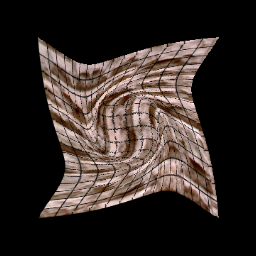

The script that drew this image:
#!/usr/bin/env python

# Demonstrate 2D image warping with nearest neighbor interpolation using
# vtkThinPlateSplineTransform, vtkTransformToGrid, and vtkGridTransform.

# Factory overrides
import vtkmodules.vtkInteractionStyle  # noqa: F401
import vtkmodules.vtkRenderingFreeType  # noqa: F401
import vtkmodules.vtkRenderingOpenGL2  # noqa: F401

import os

from vtkmodules.vtkCommonCore import (
    vtkLookupTable,
    vtkPoints,
)
from vtkmodules.vtkCommonTransforms import vtkThinPlateSplineTransform
from vtkmodules.vtkFiltersHybrid import (
    vtkGridTransform,
    vtkTransformToGrid,
)
from vtkmodules.vtkIOImage import vtkBMPReader
from vtkmodules.vtkImagingCore import (
    vtkImageBlend,
    vtkImageMapToColors,
    vtkImageReslice,
)
from vtkmodules.vtkImagingSources import vtkImageGridSource
from vtkmodules.vtkInteractionStyle import vtkInteractorStyleImage
from vtkmodules.vtkRenderingCore import (
    vtkRenderWindow,
    vtkRenderWindowInteractor,
    vtkRenderer,
)
from vtkmodules.vtkRenderingCore import vtkImageSlice, vtkImageSliceMapper

data_dir = os.environ.get("VPE_DATA_DIR", os.path.dirname(os.path.abspath(__file__)))

# Create a grid image
image_grid = vtkImageGridSource()
image_grid.SetGridSpacing(16, 16, 0)
image_grid.SetGridOrigin(0, 0, 0)
image_grid.SetDataExtent(0, 255, 0, 255, 0, 0)
image_grid.SetDataScalarTypeToUnsignedChar()

table = vtkLookupTable()
table.SetTableRange(0, 1)
table.SetValueRange(1.0, 0.0)
table.SetSaturationRange(0.0, 0.0)
table.SetHueRange(0.0, 0.0)
table.SetAlphaRange(0.0, 1.0)
table.Build()

alpha = vtkImageMapToColors()
alpha.SetInputConnection(image_grid.GetOutputPort())
alpha.SetLookupTable(table)

# Read masonry image
reader = vtkBMPReader()
reader.SetFileName(os.path.join(data_dir, "masonry.bmp"))

# Blend grid overlay with masonry image
blend = vtkImageBlend()
blend.AddInputConnection(reader.GetOutputPort())
blend.AddInputConnection(alpha.GetOutputPort())

# Create ThinPlateSpline transform with 8 landmarks
p1 = vtkPoints()
p1.SetNumberOfPoints(8)
p1.SetPoint(0, 0, 0, 0)
p1.SetPoint(1, 0, 255, 0)
p1.SetPoint(2, 255, 0, 0)
p1.SetPoint(3, 255, 255, 0)
p1.SetPoint(4, 96, 96, 0)
p1.SetPoint(5, 96, 159, 0)
p1.SetPoint(6, 159, 159, 0)
p1.SetPoint(7, 159, 96, 0)

p2 = vtkPoints()
p2.SetNumberOfPoints(8)
p2.SetPoint(0, 0, 0, 0)
p2.SetPoint(1, 0, 255, 0)
p2.SetPoint(2, 255, 0, 0)
p2.SetPoint(3, 255, 255, 0)
p2.SetPoint(4, 96, 159, 0)
p2.SetPoint(5, 159, 159, 0)
p2.SetPoint(6, 159, 96, 0)
p2.SetPoint(7, 96, 96, 0)

thin_plate = vtkThinPlateSplineTransform()
thin_plate.SetSourceLandmarks(p2)
thin_plate.SetTargetLandmarks(p1)
thin_plate.SetBasisToR2LogR()

# Convert thin plate spline into a grid (nearest neighbor needs precise overlay)
transform_to_grid = vtkTransformToGrid()
transform_to_grid.SetInput(thin_plate)
transform_to_grid.SetGridSpacing(1, 1, 1)
transform_to_grid.SetGridOrigin(0, 0, 0)
transform_to_grid.SetGridExtent(0, 255, 0, 255, 0, 0)
transform_to_grid.Update()

transform = vtkGridTransform()
transform.SetDisplacementGridConnection(transform_to_grid.GetOutputPort())
transform.SetInterpolationModeToNearestNeighbor()
# Must lower the tolerance or it won't invert
transform.SetInverseTolerance(2.0)

# Invert the transform before passing to vtkImageReslice
transform.Inverse()

# Apply the grid warp to the image
reslice = vtkImageReslice()
reslice.SetInputConnection(blend.GetOutputPort())
reslice.SetResliceTransform(transform)
reslice.SetInterpolationModeToLinear()

# Display using vtkImageSliceMapper + vtkImageSlice
image_mapper = vtkImageSliceMapper()
image_mapper.SetInputConnection(reslice.GetOutputPort())

image_slice = vtkImageSlice()
image_slice.SetMapper(image_mapper)
image_slice.GetProperty().SetColorWindow(255.0)
image_slice.GetProperty().SetColorLevel(127.5)

# Renderer
renderer = vtkRenderer()
renderer.AddViewProp(image_slice)

# Window
render_window = vtkRenderWindow()
render_window.AddRenderer(renderer)
render_window.SetSize(256, 256)
render_window.SetWindowName("grid warp nearest")

# Interactor
interactor = vtkRenderWindowInteractor()
interactor.SetRenderWindow(render_window)
interactor_style_image = vtkInteractorStyleImage()
interactor.SetInteractorStyle(interactor_style_image)

# Scene
renderer.GetActiveCamera().ParallelProjectionOn()
renderer.ResetCamera()

interactor.Initialize()
interactor.Start()
